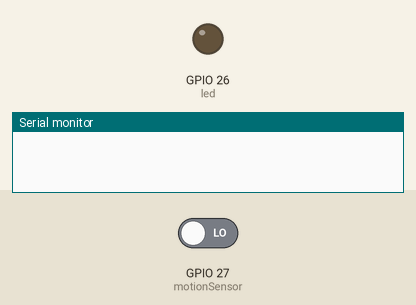
This sketch was run on a simulated ESP32. Shown: output pins drawn as LEDs (lit = HIGH), the last lines printed to the serial monitor. Inputs (shaded band) come from the test bench; at power-on: GPIO 27 (motionSensor) LOW. WiFi joins after 1.5 s; servers stay silent unless stated.

Above: at 3.0 s.
3.1 s: GPIO 27 (motionSensor) driven HIGH
At 3.6 s:
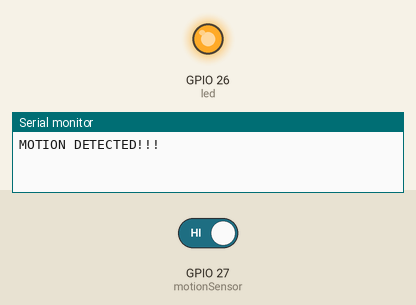
Timing chart, 0 to 14.6 s (numbered marks = the images above; inputs shaded):
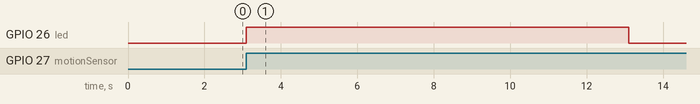

The sketch:

Test1.ino
```cpp
#define BLYNK_PRINT Serial
#define BLYNK_TEMPLATE_ID "TMPL6GQGuLZ6D"
#define BLYNK_TEMPLATE_NAME "Lab1"
#define BLYNK_AUTH_TOKEN "ebkBKK1uZdPjdir_w-2zF64YXMT_r0hS"
#define timeSeconds 10


// Your WiFi credentials
char ssid[] = "VJU Guest";
char pass[] = "Vjuguest@2022";


// Blynk connection
#include <WiFi.h>
#include <BlynkSimpleEsp32.h>
// Set GPIOs for LED and PIR Motion Sensor
const int led = 26;
const int motionSensor = 27;

// Timer: Auxiliary variables
unsigned long now = millis();
unsigned long lastTrigger = 0;

boolean startTimer = false;
boolean motion = false;

// Checks if motion was detected, sets LED HIGH and starts a timer
void IRAM_ATTR detectsMovement() {
  digitalWrite(led, HIGH);
  startTimer = true;
  lastTrigger = millis();
}


// Your Blynk token

void setup() {
  // Serial port for debugging purposes
  Serial.begin(9600);

  // PIR Motion Sensor mode INPUT_PULLUP
  pinMode(motionSensor, INPUT_PULLUP);
  // Set motionSensor pin as interrupt, assign interrupt function and set RISING mode
  attachInterrupt(digitalPinToInterrupt(motionSensor), detectsMovement, RISING);

  // Set LED to LOW
  pinMode(led, OUTPUT);
  digitalWrite(led, LOW);


  // Blynk connection
  Blynk.begin(BLYNK_AUTH_TOKEN,ssid,pass);

}

void loop() {
  // Current time
  now = millis();
  if((digitalRead(led) == HIGH) && (motion == false)) {
    Serial.println("MOTION DETECTED!!!");
    motion = true;

  }
  // Turn off the LED after the number of seconds defined in the timeSeconds variable
  if(startTimer && (now - lastTrigger > (timeSeconds*1000))) {
    Serial.println("Motion stopped...");
    digitalWrite(led, LOW);
    startTimer = false;
    motion = false;
  }
}
```

Measured:
- after the input at 3.1 s, GPIO 26 (led): LOW → HIGH at once, → LOW 10.0 s later
